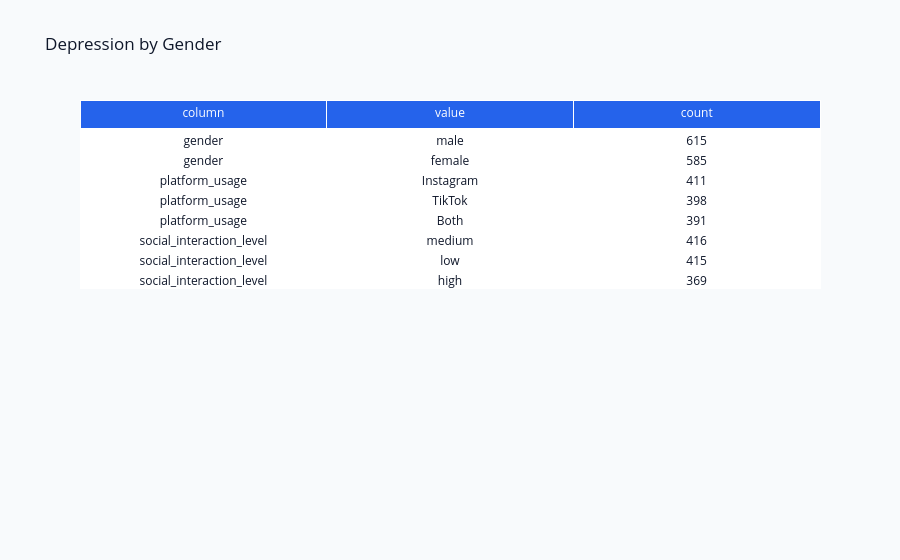

The notebook cell saved with this chart:
### Markdown cell above
## Depression by Gender

Counts and percentages of depression_label stratified by gender; helps identify disparities in depression rates between genders.

### Code cell
parts = []
for column in df.select_dtypes(include=["object", "category", "bool"]).columns:
    counts = df[column].astype("string").fillna("<missing>").value_counts().head(5).reset_index()
    counts.columns = ["value", "count"]
    counts.insert(0, "column", column)
    parts.append(counts)
table_df = pd.concat(parts, ignore_index=True) if parts else pd.DataFrame({"note": ["No categorical columns detected."]})
_display_plotly_table(table_df, 'Depression by Gender')

### Figure 1 — Plotly figure (JSON) as saved in the notebook; plotly's stock layout.template omitted (floating-point values rounded to 4 significant figures)
{"data": [{"cells": {"fill": {"color": "white"}, "values": [["gender", "gender", "platform_usage", "platform_usage", "platform_usage", "social_interaction_level", "social_interaction_level", "social_interaction_level"], ["male", "female", "Instagram", "TikTok", "Both", "medium", "low", "high"], [615, 585, 411, 398, 391, 416, 415, 369]]}, "header": {"fill": {"color": "#2563EB"}, "font": {"color": "white"}, "values": ["column", "value", "count"]}, "type": "table"}], "layout": {"font": {"color": "#0F172A"}, "paper_bgcolor": "#F8FAFC", "title": {"text": "Depression by Gender"}}}
